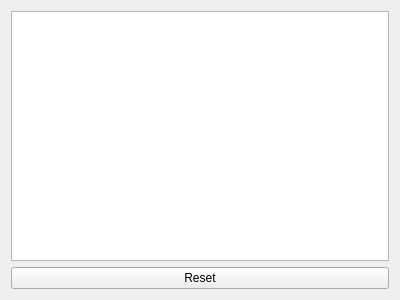
<?xml version="1.0" encoding="UTF-8"?>
<ui version="4.0">
 <class>ParamsWidget</class>
 <widget class="QWidget" name="ParamsWidget">
  <property name="geometry">
   <rect>
    <x>0</x>
    <y>0</y>
    <width>400</width>
    <height>300</height>
   </rect>
  </property>
  <property name="windowTitle">
   <string>Form</string>
  </property>
  <layout class="QVBoxLayout" name="verticalLayout">
   <item>
    <widget class="QTextEdit" name="ParamsEdit">
     <property name="readOnly">
      <bool>true</bool>
     </property>
    </widget>
   </item>
   <item>
    <widget class="QPushButton" name="ResetButton">
     <property name="text">
      <string>Reset</string>
     </property>
    </widget>
   </item>
  </layout>
 </widget>
 <resources/>
 <connections/>
</ui>
